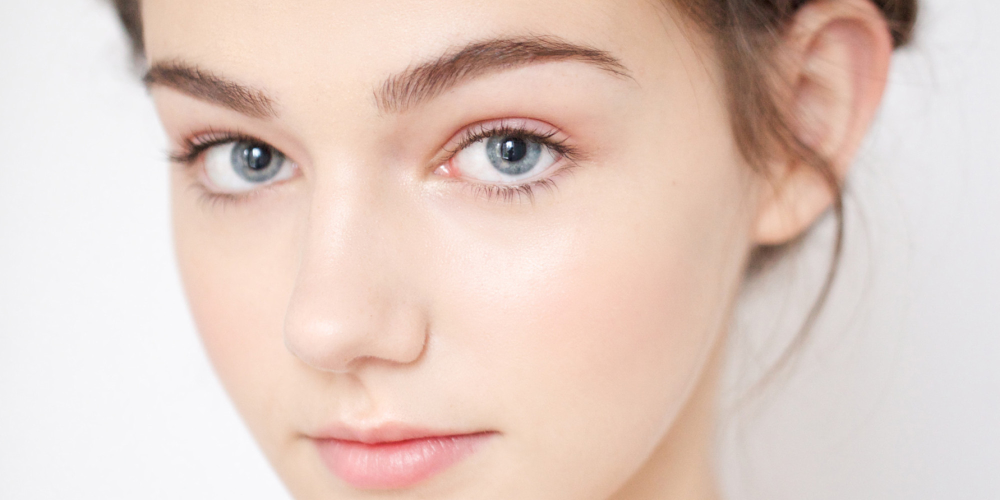
//> input picture apps/opencv.affine/input/face_shine_glow.jpg, 2000 x 1000 px (shown at 1/2 size)
$ ./main   (built with g++ and OpenCV 4)
//> lines starting //> are read from the running program, lines starting //| are printed output that depends on the picture
/*
 * =====================================================================================
 *
 *       Filename:  main.cpp
 *
 *    Description:  仿射变换 测试例子
 *
 *        Version:  1.0
 *        Created:  01/04/19 15:13:24
 *       Revision:  none
 *       Compiler:  gcc
 *
 *         Author:  "yudao"<aqnote@aqnote.com>,
 *   Organization:
 *
 * =====================================================================================
 */
#include <iostream>

#include <opencv2/core.hpp>
#include <opencv2/imgproc.hpp>
#include <opencv2/imgcodecs.hpp>
#include <opencv2/highgui.hpp>

using namespace cv;
using namespace std;

const char *src_window = "src";
const char *dst_window = "dst";

/**
 * 平移矩阵构造方式 $\left[ \matrix{ 1 & 0 & t_x \\ 0 & 1 & t_y } \right]$
 *
 * 说明：
 * - $t_x$ 表示x方向平移的像素，正为向右移动
 * - $t_y$ 表示y方向平移的象湖，正为向下移动
 *
 * 旋转矩阵构造方式 $$\left[ \matrix{ \alpha & \beta & (1 - \alpha) \cdot
 * center.x - \beta \cdot center.y \\ -\beta & \alpha & \beta \cdot center.x +
 * (1 - \alpha) \cdot center.y} \right]$$
 *
 * 说明：
 * - $\alpha = scale \cdot \cos \theta$
 * - $\beta = scale \cdot \sin \theta$
 * - $\theta$ 为旋转角度：正表示顺时针，负标示逆时针
 * - center标示选择的旋转O点
 *
 */
int main(int, char **argv) {
    namedWindow(src_window, WINDOW_AUTOSIZE);
    namedWindow(dst_window, WINDOW_AUTOSIZE);

    Mat src = imread("input/face_shine_glow.jpg", IMREAD_COLOR);
//> src is the input picture: 1000 rows x 2000 cols, CV_8UC3; mean B, G, R 196, 205.3, 226.8
    imshow(src_window, src);
    waitKey(0);

    Mat dst = Mat::zeros(src.rows, src.cols, src.type());

    // 平移图像，右移动100像素，向下移动50像素
    int array[] = {1, 0, 100, 0, 1, 50};
    Mat translate_mat = Mat(2, 3, CV_32F, array);
    warpAffine(src, dst, translate_mat, src.size());
    imshow(dst_window, dst);
    waitKey(0);

    // 上下翻转
    flip(src, dst, 0);
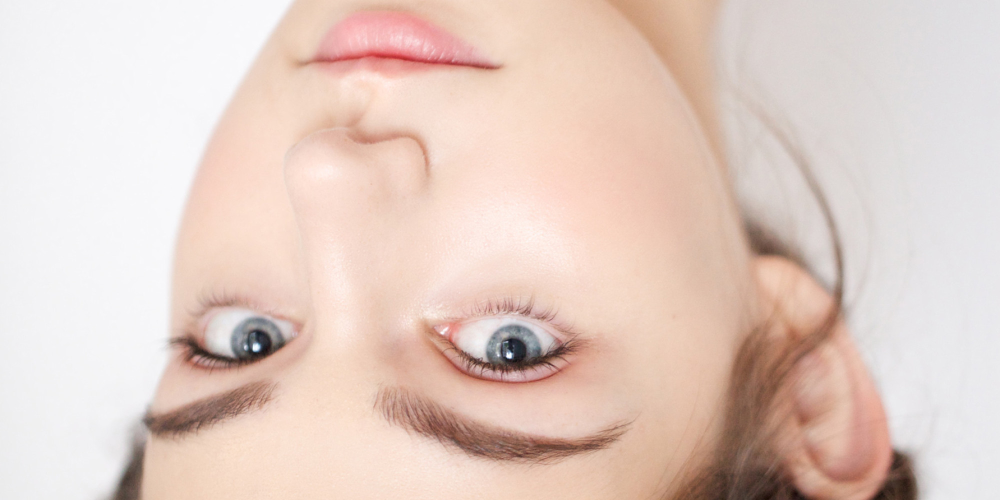
//> dst: 1000 rows x 2000 cols, CV_8UC3 (shown at 1/2 size); mean B, G, R 196, 205.3, 226.8
    imwrite("output/flip0.jpeg", dst);
    imshow(dst_window, dst);
    waitKey(0);

    // 左右翻转
    flip(src, dst, 1);
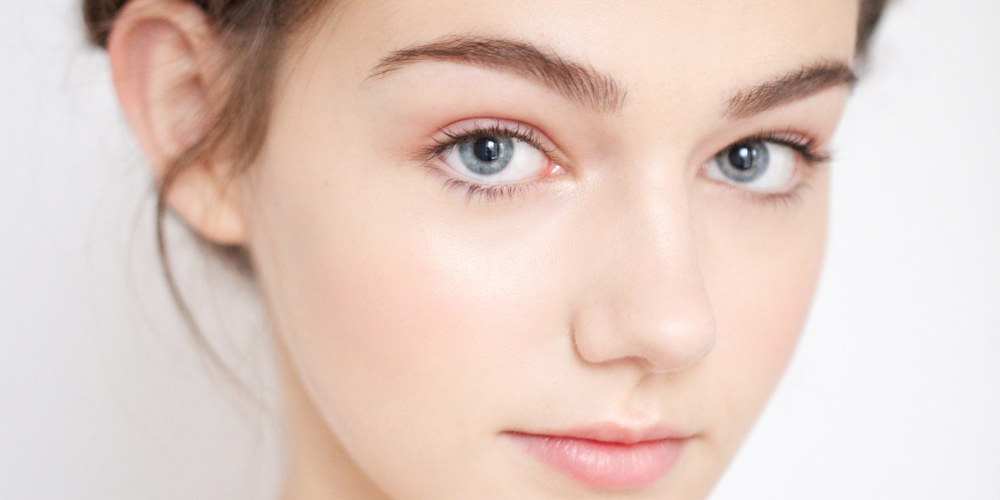
//> dst: 1000 rows x 2000 cols, CV_8UC3 (shown at 1/2 size); mean B, G, R 196, 205.3, 226.8
    imwrite("output/flip1.jpeg", dst);
    imshow(dst_window, dst);
    waitKey(0);

    // 上下翻转+左右翻转
    flip(src, dst, -1);
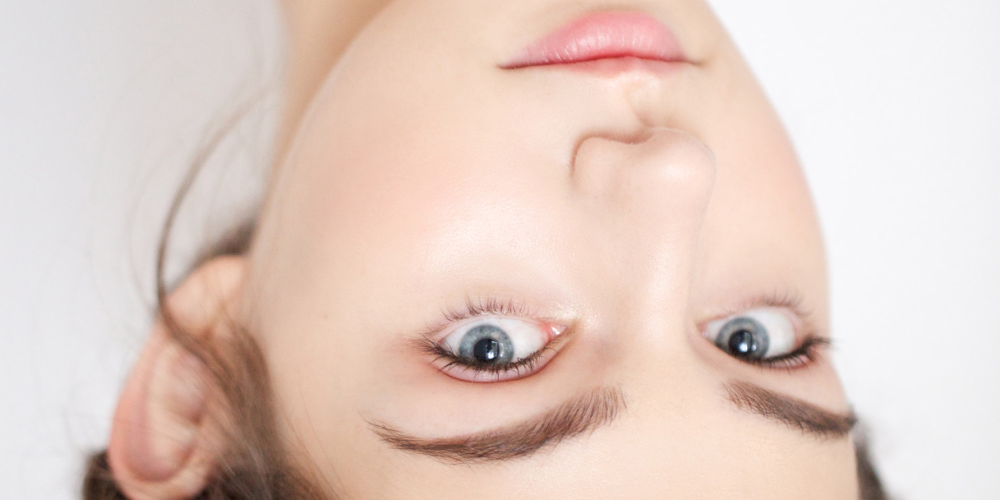
//> dst: 1000 rows x 2000 cols, CV_8UC3 (shown at 1/2 size); mean B, G, R 196, 205.3, 226.8
    imwrite("output/flip-1.jpeg", dst);
    imshow(dst_window, dst);
    waitKey(0);

    // 左右、上下都缩小一倍
    resize(src, dst, Size(src.cols * 0.5, src.rows * 0.5), 0.5, 0.5);
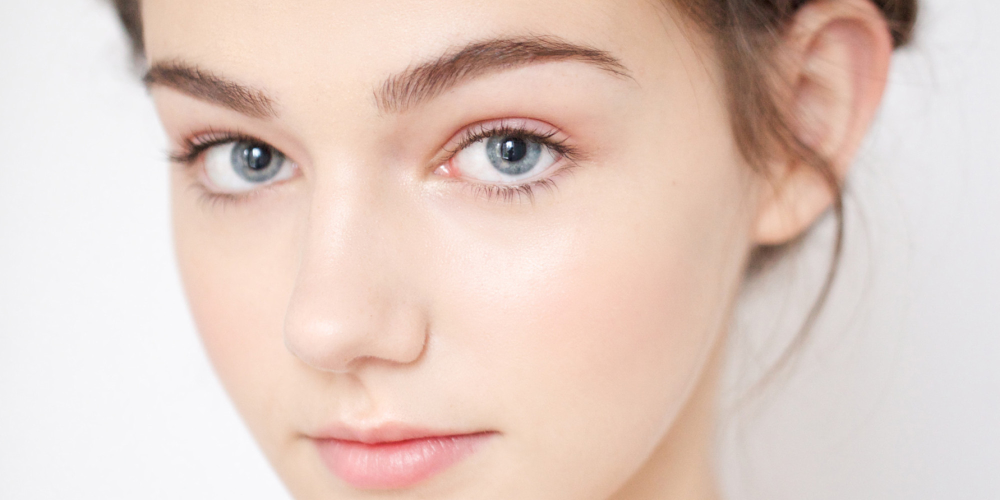
//> dst: 500 rows x 1000 cols, CV_8UC3; mean B, G, R 196.1, 205.5, 226.9
    imshow(dst_window, dst);
    waitKey(0);

    // 左右不变，上下放大一倍数
    resize(src, dst, Size(src.cols * 1, src.rows * 2), 1, 2);
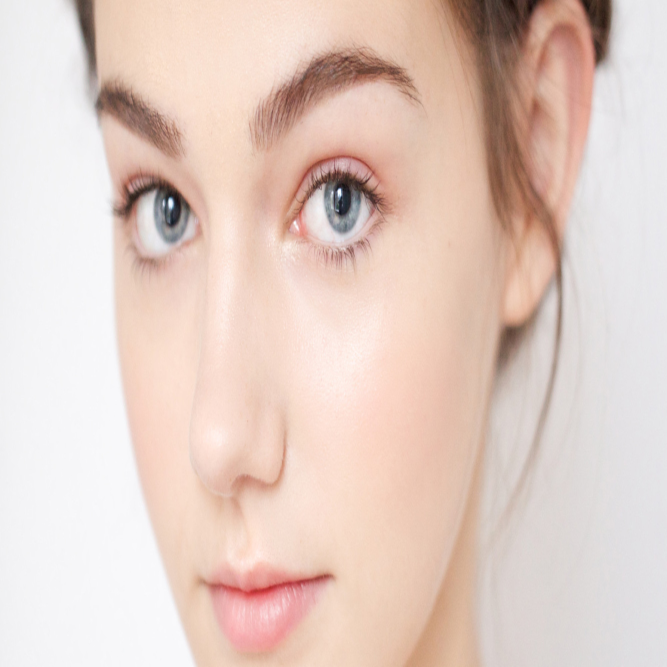
//> dst: 2000 rows x 2000 cols, CV_8UC3 (shown at 1/3 size); mean B, G, R 196.1, 205.4, 226.8
    imshow(dst_window, dst);
    waitKey(0);

    // 仿射变换
    Mat warp_mat(2, 3, CV_32FC1);
    // step1: 构造一个翻转的矩阵
    Point2f srcTri[3];
    srcTri[0] = Point2f(0, 0);
    srcTri[1] = Point2f(src.cols - 1.f, 0);
    srcTri[2] = Point2f(0, src.rows - 1.f);
    Point2f dstTri[3];
    dstTri[0] = Point2f(src.cols * 0.0f, src.rows * 0.33f);
    dstTri[1] = Point2f(src.cols - 1.f, 0);
    dstTri[2] = Point2f(0, (src.rows - 1.f));
    warp_mat = getAffineTransform(srcTri, dstTri);
//> warp_mat = [[1, 0, 0], [-0.165, 0.67, 330]]
    cout << "warp_mat:"
         << "\n\t" << warp_mat << endl;
//| warp_mat:
//| 	[1, 0, 0;
//|  -0.1650825412706353, 0.6696696696696697, 330]
    warpAffine(src, dst, warp_mat, src.size());
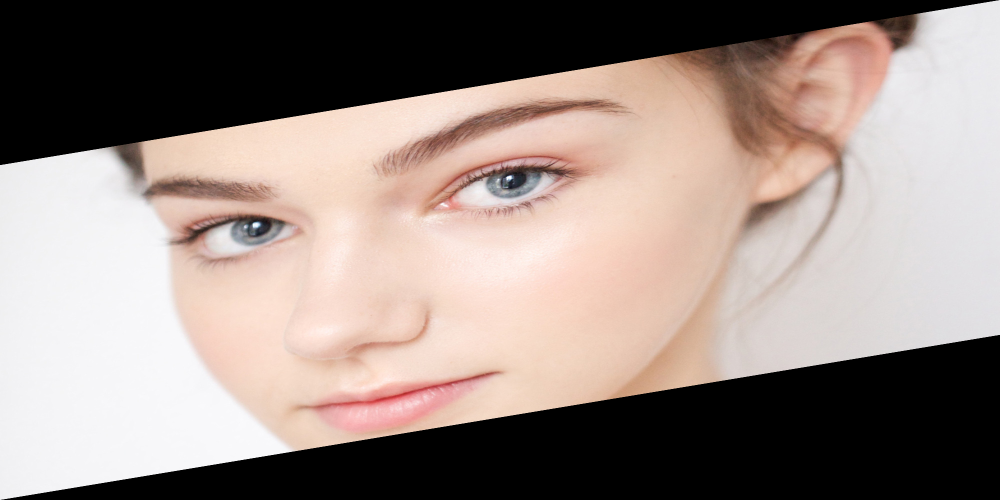
//> dst: 1000 rows x 2000 cols, CV_8UC3 (shown at 1/2 size); mean B, G, R 131.3, 137.5, 151.9
    imwrite("output/affine.jpeg", dst);
    imshow(dst_window, dst);
    waitKey(0);

    // 旋转
    Mat rot_mat(2, 3, CV_32FC1);
    // step1: 构造一个以图像中心为原点，旋转pi/2，不缩放的矩阵
    Point center = Point(src.cols / 2, src.rows / 2);
//> center = Point(1000, 500)
    double angle = -90.0;
    double scale = 1.0;
    rot_mat = getRotationMatrix2D(center, angle, scale);
    cout << "rot_mat:"
         << "\n\t" << rot_mat << endl;
//| rot_mat:
//| 	[6.123233995736766e-17, -1, 1500;
//|  1, 6.123233995736766e-17, -500.0000000000001]
    warpAffine(src, dst, rot_mat, src.size());
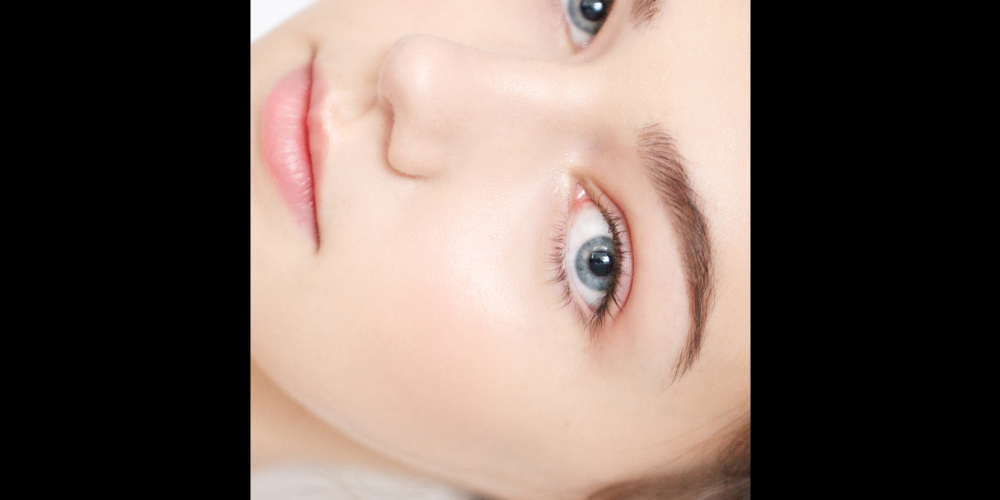
//> dst: 1000 rows x 2000 cols, CV_8UC3 (shown at 1/2 size); mean B, G, R 90.5, 98.2, 114.2
    imwrite("output/rotate.jpeg", dst);
    imshow(dst_window, dst);
    waitKey(0);

    return 0;
}
